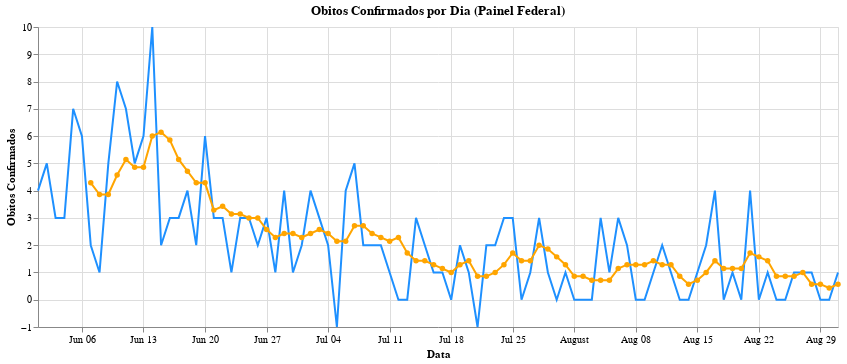

Notebook source saved alongside this figure:
### Code cell
graph_pf_omm = graph_pf_obitosPorDia + graph_pf_obitosMedMovel
graph_pf_omm

### Figure 1 — Vega-Lite specification as saved in the notebook (floating-point values rounded to 4 significant figures)
{"config": {"view": {"continuousWidth": 400, "continuousHeight": 300}}, "layer": [{"mark": "line", "encoding": {"color": {"value": "dodgerblue"}, "x": {"type": "temporal", "field": "data", "title": "Data"}, "y": {"type": "quantitative", "field": "obitos_confirmados", "title": "Obitos Confirmados"}}, "title": "Obitos Confirmados por Dia (Painel Federal)", "width": 800}, {"mark": {"type": "line", "point": true}, "encoding": {"color": {"value": "orange"}, "x": {"type": "temporal", "field": "data", "title": "Data"}, "y": {"type": "quantitative", "field": "media_movel", "title": "Obitos Confirmados"}}}], "data": {"name": "data-663376b4f0b5fa365fcd58d2514a196e"}, "$schema": "https://vega.github.io/schema/vega-lite/v4.8.1.json", "datasets": {"data-663376b4f0b5fa365fcd58d2514a196e": [{"data": "2021-06-01", "obitos_confirmados": 4, "media_movel": null}, {"data": "2021-06-02", "obitos_confirmados": 5, "media_movel": null}, {"data": "2021-06-03", "obitos_confirmados": 3, "media_movel": null}, {"data": "2021-06-04", "obitos_confirmados": 3, "media_movel": null}, {"data": "2021-06-05", "obitos_confirmados": 7, "media_movel": null}, {"data": "2021-06-06", "obitos_confirmados": 6, "media_movel": null}, {"data": "2021-06-07", "obitos_confirmados": 2, "media_movel": 4.286}, {"data": "2021-06-08", "obitos_confirmados": 1, "media_movel": 3.857}, {"data": "2021-06-09", "obitos_confirmados": 5, "media_movel": 3.857}, {"data": "2021-06-10", "obitos_confirmados": 8, "media_movel": 4.571}, {"data": "2021-06-11", "obitos_confirmados": 7, "media_movel": 5.143}, {"data": "2021-06-12", "obitos_confirmados": 5, "media_movel": 4.857}, {"data": "2021-06-13", "obitos_confirmados": 6, "media_movel": 4.857}, {"data": "2021-06-14", "obitos_confirmados": 10, "media_movel": 6.0}, {"data": "2021-06-15", "obitos_confirmados": 2, "media_movel": 6.143}, {"data": "2021-06-16", "obitos_confirmados": 3, "media_movel": 5.857}, {"data": "2021-06-17", "obitos_confirmados": 3, "media_movel": 5.143}, {"data": "2021-06-18", "obitos_confirmados": 4, "media_movel": 4.714}, {"data": "2021-06-19", "obitos_confirmados": 2, "media_movel": 4.286}, {"data": "2021-06-20", "obitos_confirmados": 6, "media_movel": 4.286}, {"data": "2021-06-21", "obitos_confirmados": 3, "media_movel": 3.286}, {"data": "2021-06-22", "obitos_confirmados": 3, "media_movel": 3.429}, {"data": "2021-06-23", "obitos_confirmados": 1, "media_movel": 3.143}, {"data": "2021-06-24", "obitos_confirmados": 3, "media_movel": 3.143}, {"data": "2021-06-25", "obitos_confirmados": 3, "media_movel": 3.0}, {"data": "2021-06-26", "obitos_confirmados": 2, "media_movel": 3.0}, {"data": "2021-06-27", "obitos_confirmados": 3, "media_movel": 2.571}, {"data": "2021-06-28", "obitos_confirmados": 1, "media_movel": 2.286}, {"data": "2021-06-29", "obitos_confirmados": 4, "media_movel": 2.429}, {"data": "2021-06-30", "obitos_confirmados": 1, "media_movel": 2.429}, {"data": "2021-07-01", "obitos_confirmados": 2, "media_movel": 2.286}, {"data": "2021-07-02", "obitos_confirmados": 4, "media_movel": 2.429}, {"data": "2021-07-03", "obitos_confirmados": 3, "media_movel": 2.571}, {"data": "2021-07-04", "obitos_confirmados": 2, "media_movel": 2.429}, {"data": "2021-07-05", "obitos_confirmados": -1, "media_movel": 2.143}, {"data": "2021-07-06", "obitos_confirmados": 4, "media_movel": 2.143}, {"data": "2021-07-07", "obitos_confirmados": 5, "media_movel": 2.714}, {"data": "2021-07-08", "obitos_confirmados": 2, "media_movel": 2.714}, {"data": "2021-07-09", "obitos_confirmados": 2, "media_movel": 2.429}, {"data": "2021-07-10", "obitos_confirmados": 2, "media_movel": 2.286}, {"data": "2021-07-11", "obitos_confirmados": 1, "media_movel": 2.143}, {"data": "2021-07-12", "obitos_confirmados": 0, "media_movel": 2.286}, {"data": "2021-07-13", "obitos_confirmados": 0, "media_movel": 1.714}, {"data": "2021-07-14", "obitos_confirmados": 3, "media_movel": 1.429}, {"data": "2021-07-15", "obitos_confirmados": 2, "media_movel": 1.429}, {"data": "2021-07-16", "obitos_confirmados": 1, "media_movel": 1.286}, {"data": "2021-07-17", "obitos_confirmados": 1, "media_movel": 1.143}, {"data": "2021-07-18", "obitos_confirmados": 0, "media_movel": 1.0}, {"data": "2021-07-19", "obitos_confirmados": 2, "media_movel": 1.286}, {"data": "2021-07-20", "obitos_confirmados": 1, "media_movel": 1.429}, {"data": "2021-07-21", "obitos_confirmados": -1, "media_movel": 0.8571}, {"data": "2021-07-22", "obitos_confirmados": 2, "media_movel": 0.8571}, {"data": "2021-07-23", "obitos_confirmados": 2, "media_movel": 1.0}, {"data": "2021-07-24", "obitos_confirmados": 3, "media_movel": 1.286}, {"data": "2021-07-25", "obitos_confirmados": 3, "media_movel": 1.714}, {"data": "2021-07-26", "obitos_confirmados": 0, "media_movel": 1.429}, {"data": "2021-07-27", "obitos_confirmados": 1, "media_movel": 1.429}, {"data": "2021-07-28", "obitos_confirmados": 3, "media_movel": 2.0}, {"data": "2021-07-29", "obitos_confirmados": 1, "media_movel": 1.857}, {"data": "2021-07-30", "obitos_confirmados": 0, "media_movel": 1.571}, {"data": "2021-07-31", "obitos_confirmados": 1, "media_movel": 1.286}, {"data": "2021-08-01", "obitos_confirmados": 0, "media_movel": 0.8571}, {"data": "2021-08-02", "obitos_confirmados": 0, "media_movel": 0.8571}, {"data": "2021-08-03", "obitos_confirmados": 0, "media_movel": 0.7143}, {"data": "2021-08-04", "obitos_confirmados": 3, "media_movel": 0.7143}, {"data": "2021-08-05", "obitos_confirmados": 1, "media_movel": 0.7143}, {"data": "2021-08-06", "obitos_confirmados": 3, "media_movel": 1.143}, {"data": "2021-08-07", "obitos_confirmados": 2, "media_movel": 1.286}, {"data": "2021-08-08", "obitos_confirmados": 0, "media_movel": 1.286}, {"data": "2021-08-09", "obitos_confirmados": 0, "media_movel": 1.286}, {"data": "2021-08-10", "obitos_confirmados": 1, "media_movel": 1.429}, {"data": "2021-08-11", "obitos_confirmados": 2, "media_movel": 1.286}, {"data": "2021-08-12", "obitos_confirmados": 1, "media_movel": 1.286}, {"data": "2021-08-13", "obitos_confirmados": 0, "media_movel": 0.8571}, {"data": "2021-08-14", "obitos_confirmados": 0, "media_movel": 0.5714}, {"data": "2021-08-15", "obitos_confirmados": 1, "media_movel": 0.7143}, {"data": "2021-08-16", "obitos_confirmados": 2, "media_movel": 1.0}, {"data": "2021-08-17", "obitos_confirmados": 4, "media_movel": 1.429}, {"data": "2021-08-18", "obitos_confirmados": 0, "media_movel": 1.143}, {"data": "2021-08-19", "obitos_confirmados": 1, "media_movel": 1.143}, {"data": "2021-08-20", "obitos_confirmados": 0, "media_movel": 1.143}, {"data": "2021-08-21", "obitos_confirmados": 4, "media_movel": 1.714}, {"data": "2021-08-22", "obitos_confirmados": 0, "media_movel": 1.571}, {"data": "2021-08-23", "obitos_confirmados": 1, "media_movel": 1.429}, {"data": "2021-08-24", "obitos_confirmados": 0, "media_movel": 0.8571}, {"data": "2021-08-25", "obitos_confirmados": 0, "media_movel": 0.8571}, {"data": "2021-08-26", "obitos_confirmados": 1, "media_movel": 0.8571}, {"data": "2021-08-27", "obitos_confirmados": 1, "media_movel": 1.0}, {"data": "2021-08-28", "obitos_confirmados": 1, "media_movel": 0.5714}, {"data": "2021-08-29", "obitos_confirmados": 0, "media_movel": 0.5714}, {"data": "2021-08-30", "obitos_confirmados": 0, "media_movel": 0.4286}, {"data": "2021-08-31", "obitos_confirmados": 1, "media_movel": 0.5714}]}}
